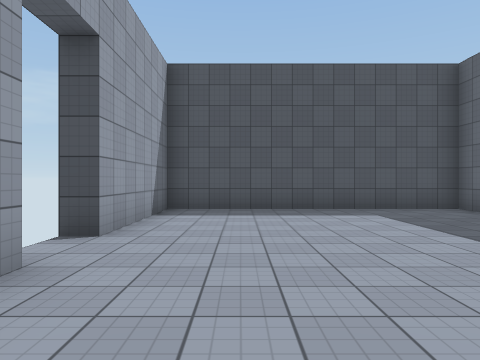
view 1 (above)

24 first-person views from a walk through a Unity game level. The camera is 1.4 m above the floor, looks level and sees 70° across. The floor is counted in squares, 2 m on a side. Each view is taken from the middle of a square. On the plan, view 1 faces up. The plan holds only what a view shows up to about 11 squares ahead; the rest is blank. The player character is not drawn. Surface patterns are stand-ins for the level's own textures.

view 2
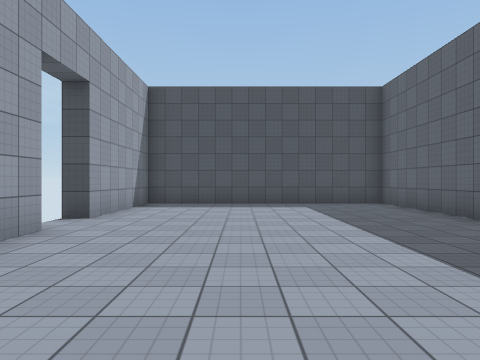

view 3
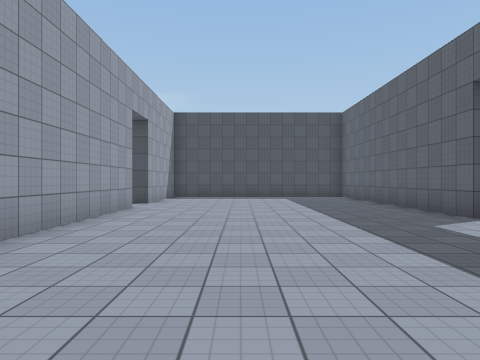

view 4
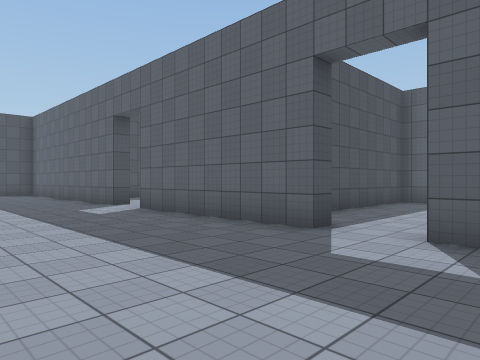

view 5
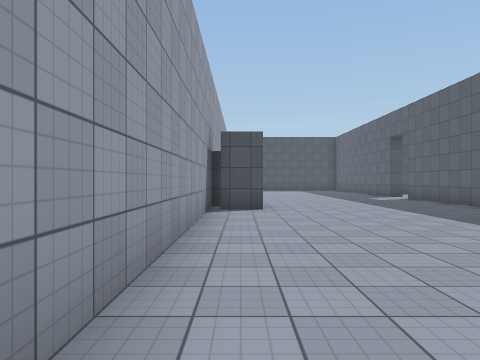

view 6
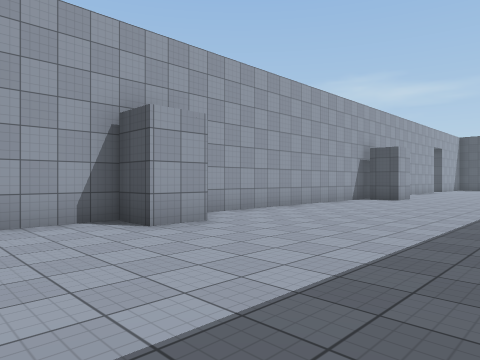

view 7
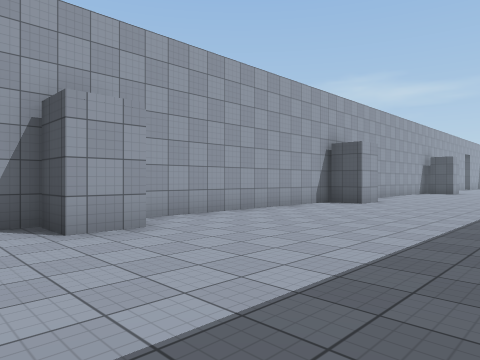

view 8
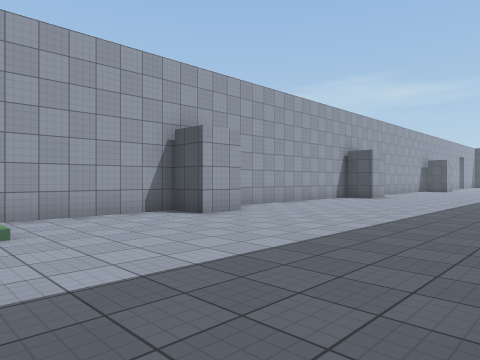

view 9
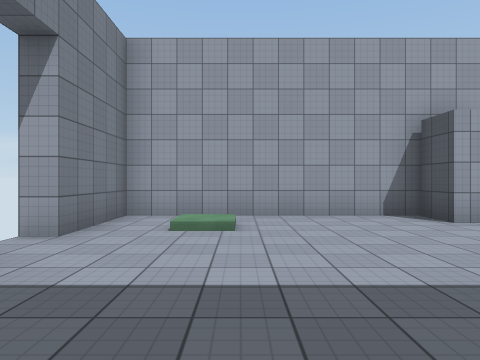

view 10
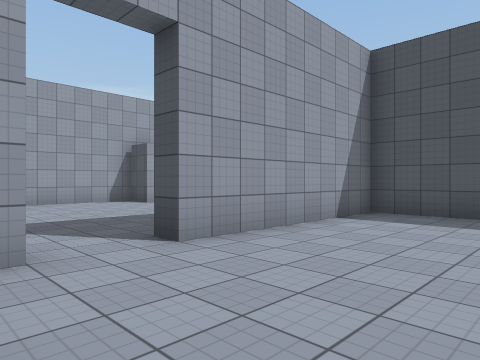

view 11
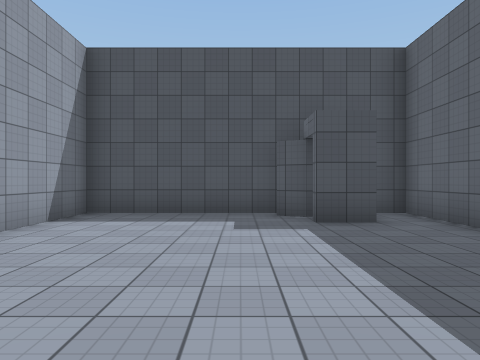

view 12
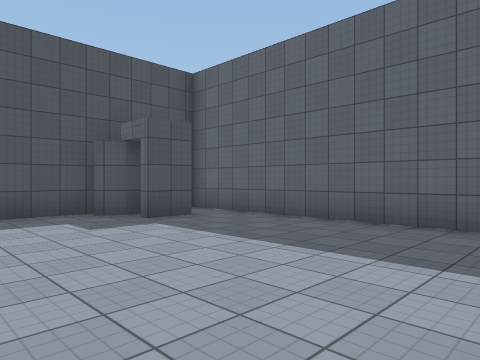

view 13
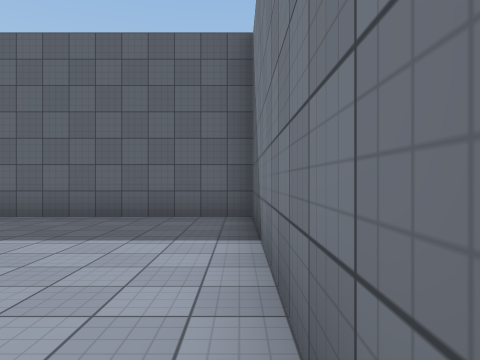

view 14
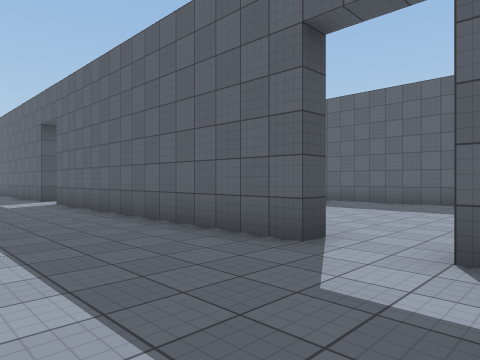

view 15
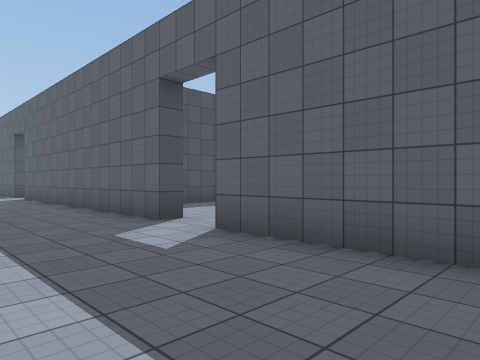

view 16
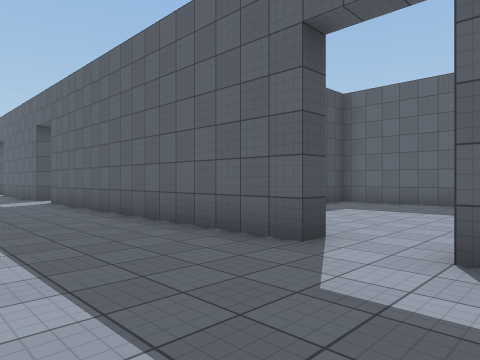

view 17
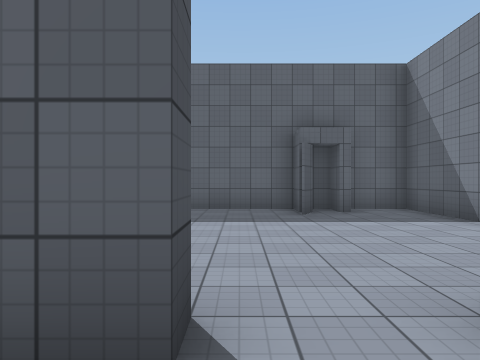

view 18
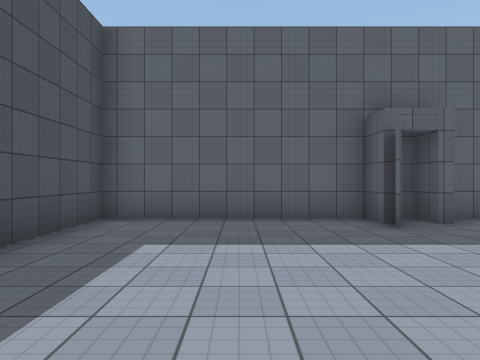

view 19
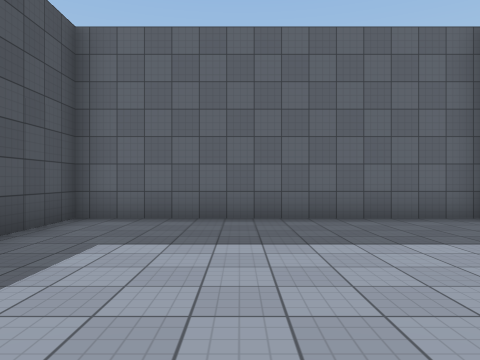

view 20
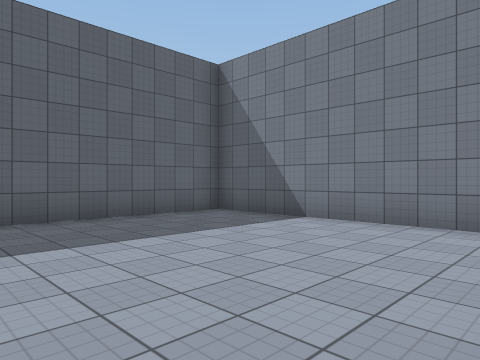

view 21
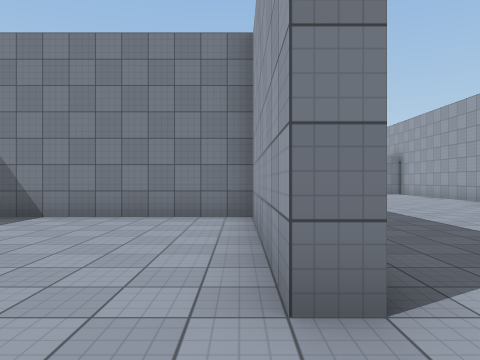

view 22
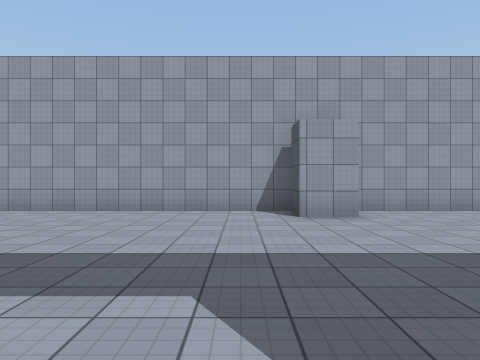

view 23
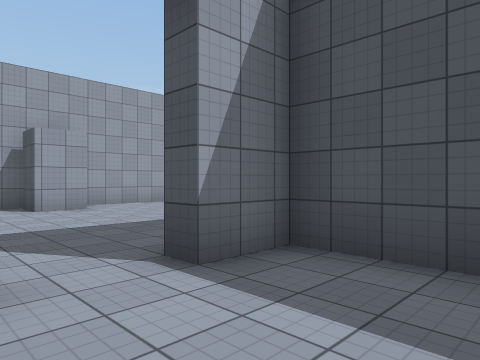

view 24
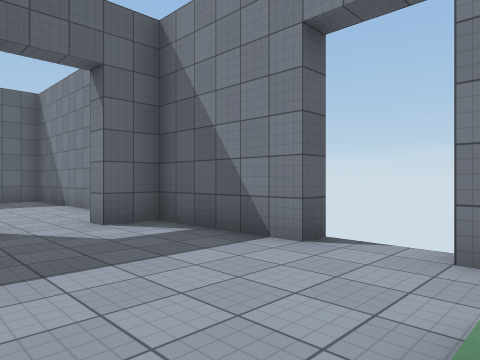

### Floor plan
Ten units are one square. View 1 is at (0, 0); x grows to the right and y downward. Boxes are objects, and circles mark ways between rooms. Rooms are numbered by the first view taken in them; rooms with no view inside come last. Other rooms are left out.
<svg viewBox="-27 -88 157 391">
<path fill="none" stroke="#000" d="M58 62 53 62 53 12M-17 151 -17 218M58 168 53 168 53 77M58 -2 53 -2 53 -83 -17 -83 -17 -43 -22 -43M-17 -28 -17 132M-17 234 -17 293 7 293 7 298M58 268 53 268 53 182M22 298 22 293 53 293 53 283M62 293 122 293M53 283 58 283M100 217 58 217 58 268M125 294 125 217 119 217M96 210 122 210 122 135 80 135M53 77 58 77 58 121M56 125 122 125 122 50 58 50 58 62"/>
<rect x="-15" y="225" width="10" height="10" fill="#bbb"><title>other object</title></rect>
<rect x="-15" y="145" width="10" height="10" fill="#bbb"><title>other object</title></rect>
<rect x="-15" y="45" width="10" height="20" fill="#bbb"><title>other object</title></rect>
<rect x="105" y="225" width="10" height="10" fill="#bbb"><title>other object</title></rect>
<rect x="105" y="175" width="20" height="20" fill="#bbb"><title>other object</title></rect>
<circle cx="50" cy="275" r="3" fill="#2a7"/>
<circle cx="50" cy="175" r="3" fill="#2a7"/>
<circle cx="50" cy="70" r="3" fill="#2a7"/>
<text x="20" y="100">1</text>
<text x="90" y="260">2</text>
<text x="90" y="170">3</text>
<text x="90" y="90">4</text>
</svg>
Room 1 opens to room 2. Room 1 opens to room 3. Room 1 opens to room 4.

Where each view was taken, in squares from view 1:
view 1: 0 up, 0 right, facing up
view 2: 2 down, 1 right, facing up
view 3: 6 down, 1 right, facing up
view 4: 9 down, 1 right, facing up-right
view 5: 14 down, 1 left, facing up
view 6: 18 down, 4 right, facing up-left
view 7: 25 down, 4 right, facing up-left
view 8: 28 down, 5 right, facing up-left
view 9: 27 down, 5 right, facing left
view 10: 29 down, 9 right, facing up-left
view 11: 29 down, 9 right, facing up
view 12: 29 down, 7 right, facing up-right
view 13: 29 down, 6 right, facing right
view 14: 29 down, 2 right, facing up-right
view 15: 22 down, 2 right, facing up-right
view 16: 19 down, 2 right, facing up-right
view 17: 17 down, 4 right, facing right
view 18: 16 down, 6 right, facing right
view 19: 8 down, 6 right, facing right
view 20: 7 down, 6 right, facing down-right
view 21: 6 down, 6 right, facing down
view 22: 7 down, 6 right, facing left
view 23: 8 down, 8 right, facing up-left
view 24: 26 down, 0 right, facing down-right
